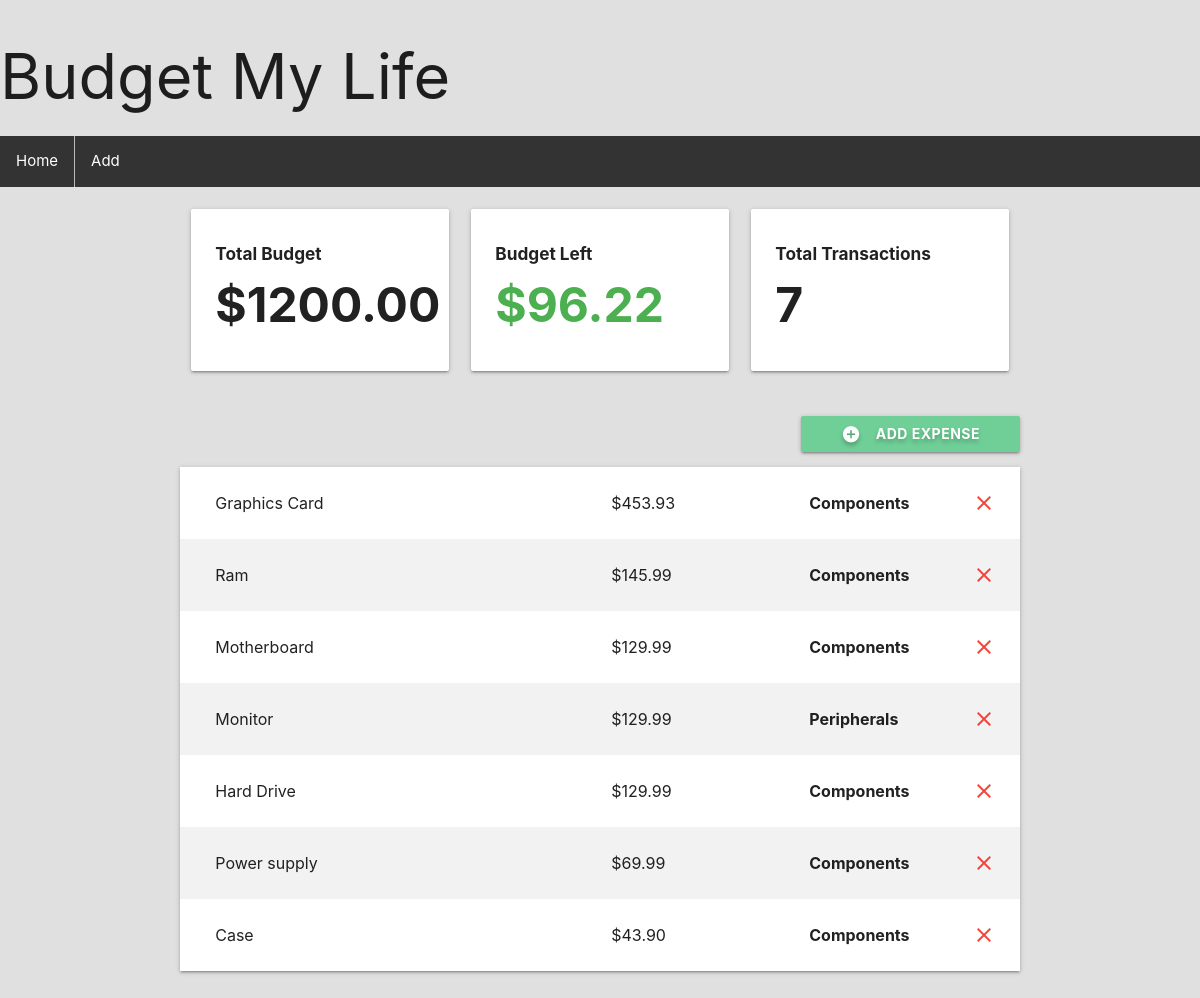
The page /linas-computer-build on the database its author committed.
### budget/models.py (models this page shows, shortened)
class Project(models.Model):
    name = models.CharField(max_length=100)
    slug = models.SlugField(max_length=100, unique=True, blank=True)
    budget = models.DecimalField(decimal_places=2, max_digits=100000)
    @property
    def budget_left(self):
        expense_list = Expense.objects.filter(project=self)
        total_expense_amount = 0
        for expense in expense_list:
            total_expense_amount += expense.amount
        return self.budget - total_expense_amount
    @property
    def total_transactions(self):
        expense_list = Expense.objects.filter(project=self)
        return len(expense_list)

class Expense(models.Model):
    project = models.ForeignKey(Project, on_delete=models.CASCADE, related_name='expenses')
    title = models.CharField(max_length=100)
    amount = models.DecimalField(max_digits=8, decimal_places=2)
    category = models.ForeignKey(Category, on_delete=models.CASCADE)
    class Meta:
        ordering = ('-amount',)

class Category(models.Model):
    project = models.ForeignKey(Project, on_delete=models.CASCADE)
    name = models.CharField(max_length=50)

### budget/views.py (the view, shortened to what this page needs)
# urls.py: path('<slug:project_slug>', views.project_detail, name='detail')
def project_detail(request, project_slug):
    project = get_object_or_404(Project, slug=project_slug)
    if request.method == 'GET':
        category_list = Category.objects.filter(project=project)
        return render(request, 'budget/project-detail.html', {'project': project, 'expense_list': project.expenses.all(), 'category_list': category_list})
    elif request.method == 'DELETE':
        id = json.loads(request.body.decode("utf-8"))['id']
        expense = Expense.objects.get(id=id)
        expense.delete()
        return HttpResponse('')
    return HttpResponseRedirect(project_slug)

### budget/templates/budget/project-detail.html (shortened to what this page needs)
{% extends 'budget/base.html' %}
{% block content %}
<div class="container">
  <section class="section section-stats">
    <div class="row">
      <div class="col s12 m12 l4">
        <div class="card-panel">
          <h6 class="bold">Total Budget</h6>
          <h1 class="bold">${{ project.budget }}</h1>
        </div>
      </div>
      <div class="col s12 m6 l4">
        <div class="card-panel">
          <h6 class="bold">Budget Left</h6>
          {% if project.budget_left > 0 %}
            <h1 class="bold green-text">${{ project.budget_left }}</h1>
          {% elif project.budget_left == 0 %}
            <h1 class="bold orange-text">${{ project.budget_left }}</h1>
          {% else %}
            <h1 class="bold red-text">${{ project.budget_left }}</h1>
          {% endif %}
        </div>
      </div>
      <div class="col s12 m6 l4">
        <div class="card-panel">
          <h6 class="bold">Total Transactions</h6>
          <h1 class="bold">{{ project.total_transactions }}</h1>
        </div>
      </div>
    </div>
  </section>
  <section class="section section-expenses">
    <div class="row">
      <button class="btn waves-effect right modal-trigger" href="#expenseModal">
        <i class="material-icons white-text left">add_circle</i>
        Add Expense
      </button>
    </div>
    <ul class="z-depth-1">
      {% for expense in expense_list %}
      <li>
        <div class="card-panel z-depth-0 expense">
          <div class="row">
            <div class="col l6">
              <span class="title">{{ expense.title }}</span>
            </div>
            <div class="col l3">
              <span class="title">${{ expense.amount }}</span>
            </div>
            <div class="col 1">
              <span class="title bold">{{ expense.category.name }}</span>
            </div>
            <a class="close-icon" onclick="deleteExpense(this)" data-id="{{ expense.id }}">
              <i class="material-icons red-text right">close</i>
            </a>
          </div>
        </div>
      </li>
      {% endfor %}
    </ul>
  </section>
</div>
{% endblock %}

### budget/static/css/styles.css (style rules this page uses)
html { font-family: 'Montserrat'; background-color: #E0E0E0; }
h1, h6 { font-weight: bold; }
.bold { font-weight: bold; }
.row { margin: 0!important; }
li:last-child { border-right: none; }
.section-stats h1 { font-size: 4vw; margin: 15px 0px; }
.section-expenses button { padding: 0px 40px; font-weight: bold; text-shadow: 0px 3px 4px rgba(0, 0, 0, .25); background-color: #6FCF97; }
.section-expenses .expense { font-size: 16px; border-radius: 0; margin: 0; }
.section-expenses li:nth-child(even) .expense { background-color: #F2F2F2; }

### rows shown on the page
Project: budget "1200.00", budget_left "96.22", total_transactions "7"
Expense: title "Graphics Card", amount "453.93", category.name "Components"
Expense: title "Ram", amount "145.99", category.name "Components"
Expense: title "Motherboard", amount "129.99", category.name "Components"
Expense: title "Monitor", amount "129.99", category.name "Peripherals"
Expense: title "Hard Drive", amount "129.99", category.name "Components"
Expense: title "Power supply", amount "69.99", category.name "Components"
Expense: title "Case", amount "43.90", category.name "Components"
